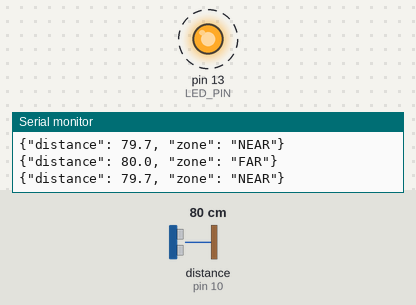
A sketch run on a simulated Arduino Uno, built with avr-gcc and run on an emulated ATmega328P. Shown: output pins drawn as LEDs (lit = HIGH), the last lines printed to the serial monitor. Wiring (inferred from the names in the program): ultrasonic range finder: trigger pin 9; echo pin 10. Dashed ring = blinking. Inputs (shaded band) come from the test bench; at power-on: distance to the obstacle (sensor on pin 10) 80 cm. The echo pulse lasts 58.3 µs per cm; pins used as bus, display or sensor lines are not drawn.

Above: at 1.51 s.
1.8 s: distance to the obstacle (sensor on pin 10) set to 4 cm
At 1.8 s:
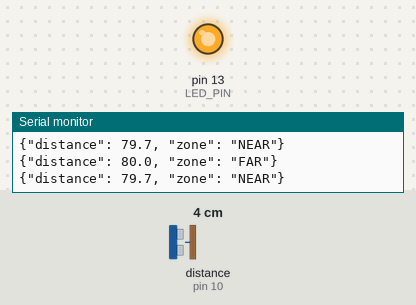
3.4 s: distance to the obstacle (sensor on pin 10) set to 2 cm
At 3.55 s:
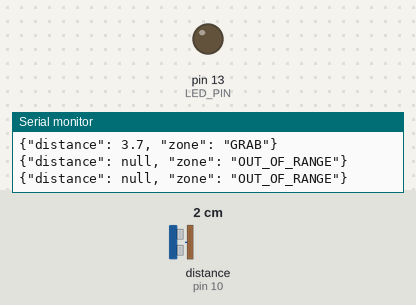
6.4 s: distance to the obstacle (sensor on pin 10) set to 9 cm
7.9 s: distance to the obstacle (sensor on pin 10) set to 120 cm
At 8.5 s:
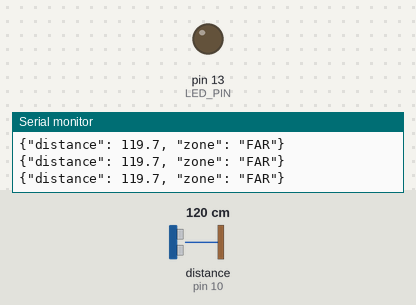
Timing chart, 0 to 10.4 s (numbered marks = the images above; inputs shaded):
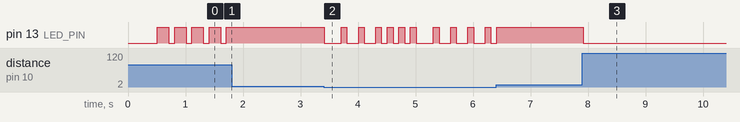

The sketch:

ultrasonic_test.ino
```cpp
/*
  ============================================================
  HoloMat - HC-SR04 Ultrasonic Distance Sensor Test
  ============================================================

  WIRING:
  ┌──────────────┬───────────────┐
  │ HC-SR04 Pin  │ Arduino Pin   │
  ├──────────────┼───────────────┤
  │ VCC          │ 5V            │
  │ GND          │ GND           │
  │ TRIG         │ Digital 9     │
  │ ECHO         │ Digital 10    │
  └──────────────┴───────────────┘

  HOW IT WORKS:
  1. Arduino sends a 10µs HIGH pulse to TRIG
  2. Sensor emits 8 ultrasonic pulses at 40kHz
  3. ECHO pin goes HIGH for as long as it takes sound to
     travel to the object and back
  4. Distance = (pulse duration × speed of sound) / 2
     Speed of sound ≈ 0.0343 cm/µs at room temperature

  VALID RANGE: 2cm to 400cm
  ACCURACY:    ±3mm

  WHAT THIS SKETCH DOES:
  - Reads distance every 100ms
  - Sends JSON: {"distance": 42.5}
  - Also shows human-readable zone description for HoloMat:
      < 15cm  = GRAB zone
      15-40cm = GESTURE zone (HoloMat interaction zone)
      40-80cm = NEAR zone
      > 80cm  = FAR / no interaction
*/

// --- PIN DEFINITIONS ---
const int TRIG_PIN = 9;
const int ECHO_PIN = 10;
const int LED_PIN = 13;

// --- DISTANCE THRESHOLDS (cm) for HoloMat zones ---
const float GRAB_ZONE = 15.0;
const float GESTURE_ZONE = 40.0;
const float NEAR_ZONE = 80.0;

// --- TIMING ---
unsigned long lastReadTime = 0;
const unsigned long READ_INTERVAL = 100; // 10Hz

float readDistance() {
  // Start with TRIG LOW to ensure clean pulse
  digitalWrite(TRIG_PIN, LOW);
  delayMicroseconds(2);

  // Send 10µs HIGH pulse to trigger measurement
  digitalWrite(TRIG_PIN, HIGH);
  delayMicroseconds(10);
  digitalWrite(TRIG_PIN, LOW);

  // Measure duration of ECHO pulse
  // pulseIn returns duration in microseconds (timeout = 30000µs = 30ms)
  // 30ms timeout corresponds to ~500cm — well beyond our max range of 400cm
  long duration = pulseIn(ECHO_PIN, HIGH, 30000);

  // Timeout check — if no echo received
  if (duration == 0) {
    return -1.0; // Indicates out-of-range or error
  }

  // Convert to cm: distance = (duration × 0.0343) / 2
  float distance = (duration * 0.0343) / 2.0;

  // Filter invalid readings
  if (distance < 2.0 || distance > 400.0) {
    return -1.0;
  }

  return distance;
}

String getZone(float dist) {
  if (dist < 0) return "OUT_OF_RANGE";
  if (dist < GRAB_ZONE) return "GRAB";
  if (dist < GESTURE_ZONE) return "GESTURE";
  if (dist < NEAR_ZONE) return "NEAR";
  return "FAR";
}

void setup() {
  Serial.begin(115200);
  pinMode(TRIG_PIN, OUTPUT);
  pinMode(ECHO_PIN, INPUT);
  pinMode(LED_PIN, OUTPUT);

  Serial.println("=== HoloMat Ultrasonic Sensor Test ===");
  Serial.println("Point sensor at an object and move it closer/farther.");
  Serial.println("Format: {\"distance\": 42.5, \"zone\": \"GESTURE\"}");
  Serial.println("---");
  delay(500);
}

void loop() {
  unsigned long now = millis();

  if (now - lastReadTime >= READ_INTERVAL) {
    lastReadTime = now;

    float dist = readDistance();
    String zone = getZone(dist);

    // Send JSON output
    Serial.print("{\"distance\": ");
    if (dist < 0) {
      Serial.print("null");
    } else {
      Serial.print(dist, 1); // 1 decimal place
    }
    Serial.print(", \"zone\": \"");
    Serial.print(zone);
    Serial.println("\"}");

    // LED on when in interaction zone
    digitalWrite(LED_PIN, (dist > 0 && dist < NEAR_ZONE) ? HIGH : LOW);
  }
}
```

Measured:
- after the input at 1.8 s, pin 13 (LED_PIN): stops changing and stays HIGH
- after the input at 3.4 s, pin 13 (LED_PIN): HIGH → LOW at once, → HIGH 0.30 s later, → LOW 0.10 s later, → HIGH 0.20 s later, … (21 changes in this stretch)
- after the input at 7.9 s, pin 13 (LED_PIN): HIGH → LOW at once
- by itself, pin 13 (LED_PIN): alternates HIGH for 0.20 s and LOW for 0.10 s
